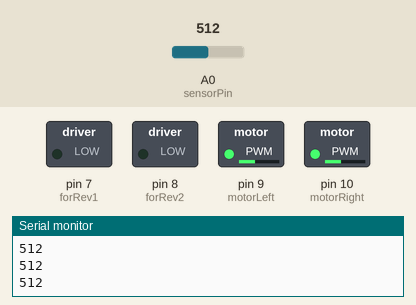
This sketch was run on a simulated Arduino Uno, built with avr-gcc and run on an emulated ATmega328P. On the bench: switched loads named in the sketch (green lamp = pin HIGH), the last lines printed to the serial monitor. Inputs (shaded band) come from the test bench; at power-on: A0 (sensorPin) = 512.

Above: at 1.2 s.
1.3 s: A0 (sensorPin) set to 716
At 2.2 s:
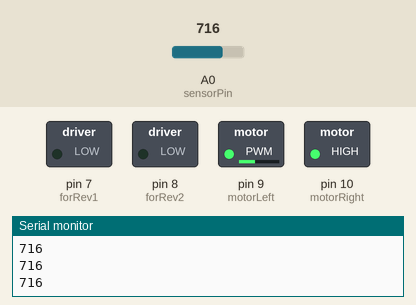
2.8 s: A0 (sensorPin) set to 511
At 3.1 s:
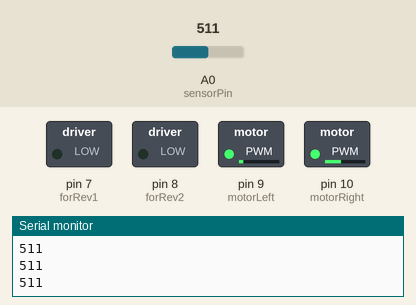
4.3 s: A0 (sensorPin) set to 306
At 5.5 s:
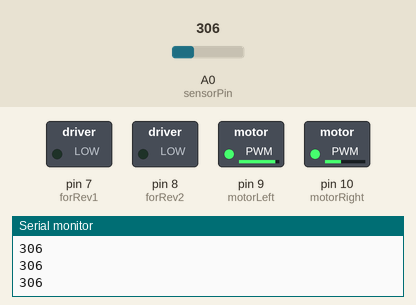
5.8 s: A0 (sensorPin) set to 900
At 6.5 s:
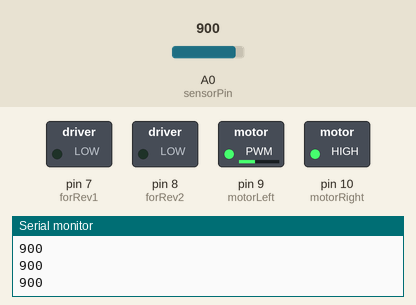
Timing chart, 0 to 8.3 s (numbered marks = the images above; inputs shaded):
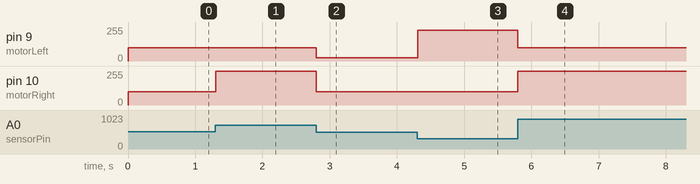

The sketch:

lineRobot_P.ino
```cpp
int sensorPin = A0;  // photoresistors
int sensorValue = 0;
int motorLeft = 9;  // motors
int motorRight = 10;
int forRev1 = 7;  // changing motor direction (forward/reverse)
int forRev2 = 8;
int velocityLeft = 200;  // set initial motor/wheel velocities
int velocityRight = 200;

int setPt;
int kp;

void setup() {

  //  set motors and motor directions as outputs, initial direction forward
  pinMode(motorLeft, OUTPUT);
  pinMode(motorRight, OUTPUT);
  pinMode(forRev1, OUTPUT);
  pinMode(forRev2, OUTPUT);
  digitalWrite(forRev1, LOW);
  digitalWrite(forRev2, LOW);

  setPt = analogRead(sensorPin); // color detect edge at start

  kp = 1;  //set a kp value

  Serial.begin(9600);

}

void loop() {

  sensorValue = analogRead(sensorPin);

  velocityLeft = 100; // reset wheel speeds
  velocityRight = 100;

  int error = setPt - sensorValue;

  //sign of error controls turning
  if (error > 0) {
    velocityLeft = kp * (error + 25);  // account for PWM not ideal
  }

  if (error < 0) {
    velocityRight = kp * (error - 25);
  }

  analogWrite(motorLeft, velocityLeft);
  analogWrite(motorRight, velocityRight);

  delay(10);  //10 ms delay

  Serial.println(sensorValue);

}
```

Measured:
- after the input at 1.3 s, pin 10 (motorRight): 100/255 → 255/255 at once
- after the input at 2.8 s, pin 9 (motorLeft): 100/255 → 26/255 at once; pin 10 (motorRight): 255/255 → 100/255 at once
- after the input at 4.3 s, pin 9 (motorLeft): 26/255 → 231/255 at once
- after the input at 5.8 s, pin 9 (motorLeft): 231/255 → 100/255 at once; pin 10 (motorRight): 100/255 → 255/255 at once
